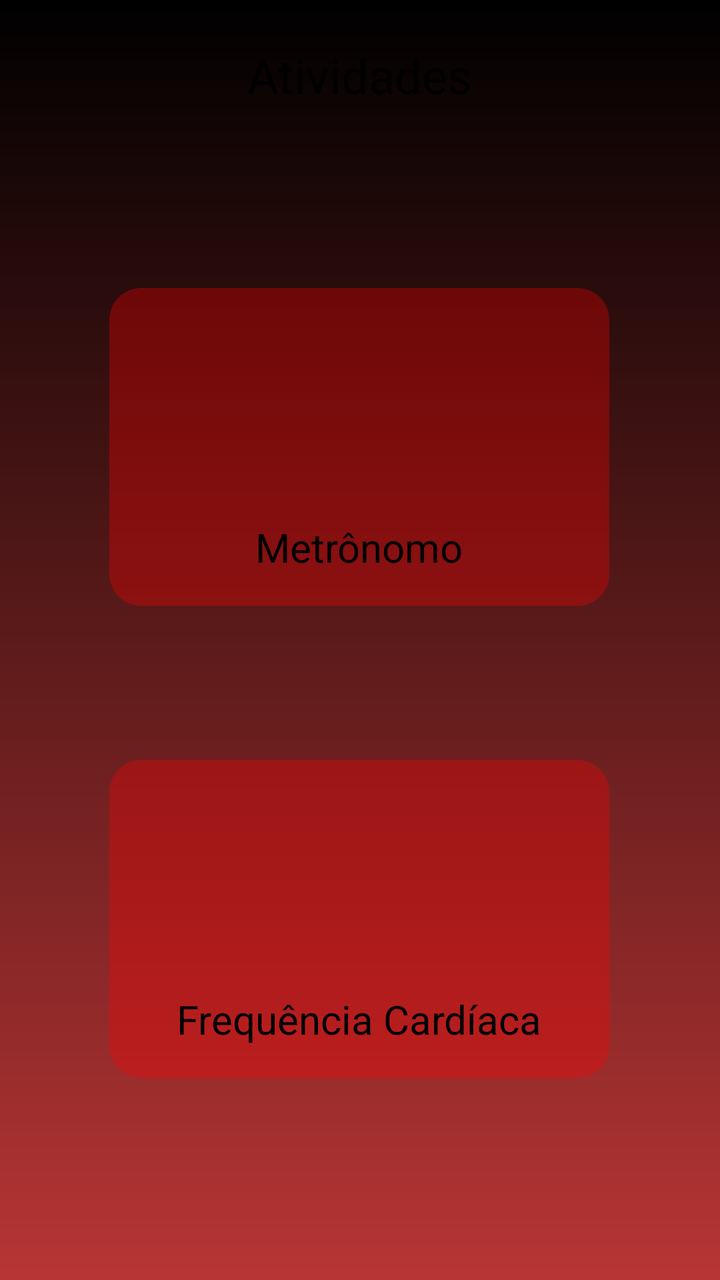
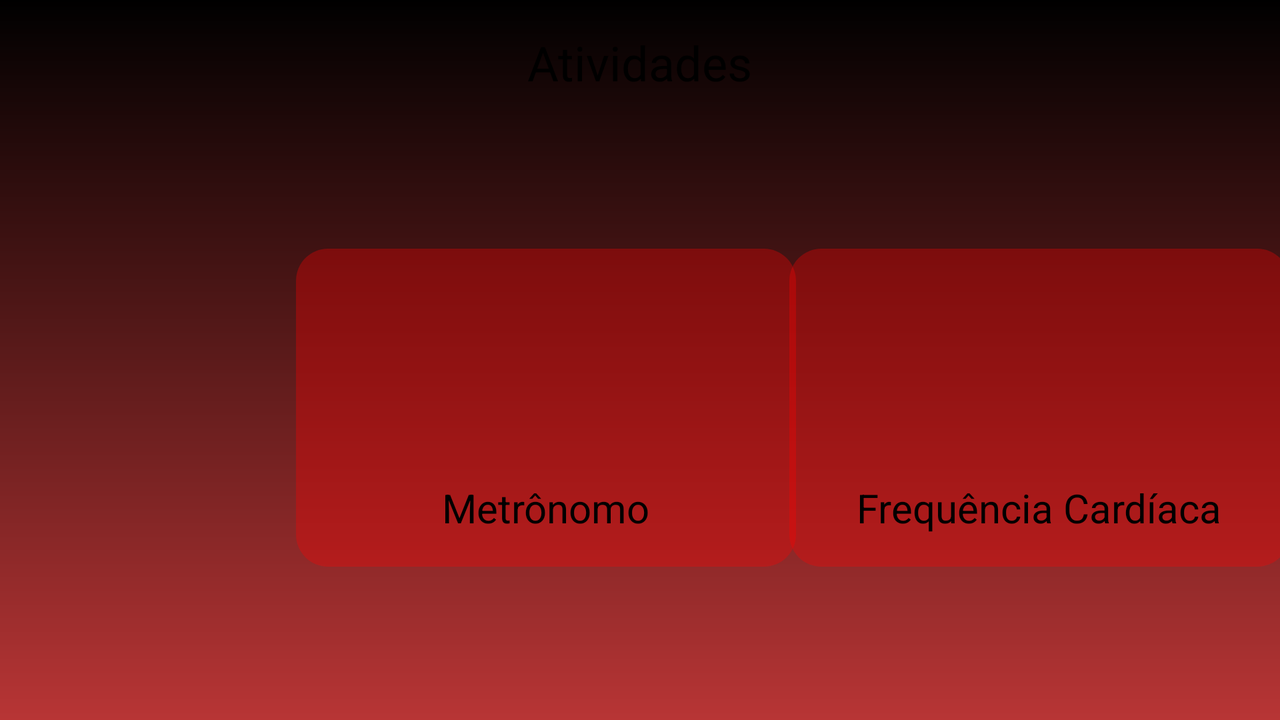

Compare how this app lays out the same screen by default and in its alternative resource folder. The renders come first, then the two layout files and the values they reference.
<!-- AndroidManifest.xml: activity theme AppTheme.NoActionBar -->
<!-- res/layout/activity_frequency.xml -->
<?xml version="1.0" encoding="utf-8"?>
<androidx.constraintlayout.widget.ConstraintLayout xmlns:android="http://schemas.android.com/apk/res/android"
    xmlns:app="http://schemas.android.com/apk/res-auto"
    xmlns:tools="http://schemas.android.com/tools"
    android:layout_width="match_parent"
    android:layout_height="match_parent"
    android:background="@drawable/background_gradient"
    tools:context=".FrequencyActivity">

    <TextView
        android:id="@+id/textView13"
        android:layout_width="wrap_content"
        android:layout_height="wrap_content"
        android:layout_marginTop="8dp"
        android:text="Atividades"
        android:textSize="24sp"
        app:layout_constraintBottom_toBottomOf="parent"
        app:layout_constraintEnd_toEndOf="parent"
        app:layout_constraintStart_toStartOf="parent"
        app:layout_constraintTop_toTopOf="parent"
        app:layout_constraintVertical_bias="0.022" />

    <ImageButton
        android:id="@+id/configButton"
        android:layout_width="44dp"
        android:layout_height="44dp"
        android:background="@null"
        android:scaleType="fitStart"
        app:layout_constraintBottom_toBottomOf="parent"
        app:layout_constraintEnd_toEndOf="parent"
        app:layout_constraintHorizontal_bias="0.043"
        app:layout_constraintStart_toStartOf="parent"
        app:layout_constraintTop_toTopOf="parent"
        app:layout_constraintVertical_bias="0.023"
        app:srcCompat="@drawable/ic_baseline_settings_24" />

    <androidx.constraintlayout.widget.ConstraintLayout
        android:id="@+id/metronom_container"
        android:layout_width="250dp"
        android:layout_height="wrap_content"
        android:layout_marginTop="144dp"
        android:background="@drawable/rounded_background"
        app:layout_constraintEnd_toEndOf="parent"
        android:padding="16dp"
        app:layout_constraintHorizontal_bias="0.496"
        app:layout_constraintStart_toStartOf="parent"
        app:layout_constraintTop_toTopOf="parent">

        
        <ImageButton
            android:id="@+id/metronomoButton"
            android:layout_width="100dp"
            android:layout_height="100dp"
            android:background="@null"
            android:scaleType="fitCenter"
            app:layout_constraintEnd_toEndOf="parent"
            app:layout_constraintStart_toStartOf="parent"
            app:layout_constraintTop_toTopOf="parent"
            app:srcCompat="@drawable/clock_lines_svgrepo_com" />

        
        <TextView
            android:id="@+id/cyclingText"
            android:layout_width="wrap_content"
            android:layout_height="wrap_content"
            android:text="Metrônomo"
            android:textSize="20sp"
            app:layout_constraintEnd_toEndOf="@id/metronomoButton"
            app:layout_constraintStart_toStartOf="@id/metronomoButton"
            app:layout_constraintTop_toBottomOf="@id/metronomoButton" />
    </androidx.constraintlayout.widget.ConstraintLayout>

    <androidx.constraintlayout.widget.ConstraintLayout
        android:id="@+id/heartrate_container"
        android:layout_width="250dp"
        android:layout_height="wrap_content"
        android:layout_marginTop="380dp"
        android:padding="16dp"
        android:background="@drawable/rounded_background"
        app:layout_constraintEnd_toEndOf="@+id/metronom_container"
        app:layout_constraintHorizontal_bias="0.496"
        app:layout_constraintStart_toStartOf="@+id/metronom_container"
        app:layout_constraintTop_toTopOf="parent">

        
        <ImageButton
            android:id="@+id/hearRateButton"
            android:layout_width="100dp"
            android:layout_height="100dp"
            android:background="@null"
            android:scaleType="fitCenter"
            app:layout_constraintEnd_toEndOf="parent"
            app:layout_constraintStart_toStartOf="parent"
            app:layout_constraintTop_toTopOf="parent"
            app:srcCompat="@drawable/heart_rate_svgrepo" />

        
        <TextView
            android:id="@+id/natacaoText"
            android:layout_width="wrap_content"
            android:layout_height="wrap_content"
            android:text="Frequência Cardíaca"
            android:textSize="20sp"
            app:layout_constraintEnd_toEndOf="@id/hearRateButton"
            app:layout_constraintStart_toStartOf="@id/hearRateButton"
            app:layout_constraintTop_toBottomOf="@id/hearRateButton" />
    </androidx.constraintlayout.widget.ConstraintLayout>


























</androidx.constraintlayout.widget.ConstraintLayout>
<!-- resources referenced by this layout -->
<resources>
  <!-- drawable background_gradient (drawable) -->
  <?xml version="1.0" encoding="utf-8"?>
  <shape xmlns:android="http://schemas.android.com/apk/res/android">
      <gradient
          android:startColor="#B83535"
          android:endColor="#000000"
          android:angle="90"/>  
  </shape>
  <!-- drawable clock_lines_svgrepo_com (drawable) -->
  <vector xmlns:android="http://schemas.android.com/apk/res/android"
      android:width="800dp"
      android:height="800dp"
      android:viewportWidth="24"
      android:viewportHeight="24">
    <path
        android:pathData="M5.062,12C5.554,8.054 8.92,5 13,5C17.418,5 21,8.582 21,13C21,17.418 17.418,21 13,21H8M13,13V9M11,3H15M3,15H8M5,18H10"
        android:strokeLineJoin="round"
        android:strokeWidth="2"
        android:fillColor="#00000000"
        android:strokeColor="#ffffff"
        android:strokeLineCap="round"/>
  </vector>
  <!-- drawable heart_rate_svgrepo: vector/xml drawable (drawable, 2106 chars, omitted) -->
  <!-- drawable rounded_background (drawable) -->
  <?xml version="1.0" encoding="utf-8"?>
  <shape xmlns:android="http://schemas.android.com/apk/res/android">
      <solid android:color="#51FF0000"/> 
      <corners android:radius="16dp"/> 
  </shape>
</resources>
<!-- res/layout-land/activity_frequency.xml (the repository's variant of the layout above) -->
<!-- drawn on the phone turned sideways -->
<?xml version="1.0" encoding="utf-8"?>
<androidx.constraintlayout.widget.ConstraintLayout xmlns:android="http://schemas.android.com/apk/res/android"
    xmlns:app="http://schemas.android.com/apk/res-auto"
    xmlns:tools="http://schemas.android.com/tools"
    android:layout_width="match_parent"
    android:layout_height="match_parent"
    android:background="@drawable/background_gradient"
    tools:context=".FrequencyActivity">

    <TextView
        android:id="@+id/textView13"
        android:layout_width="wrap_content"
        android:layout_height="wrap_content"
        android:layout_marginTop="8dp"
        android:text="Atividades"
        android:textSize="24sp"
        app:layout_constraintBottom_toBottomOf="parent"
        app:layout_constraintEnd_toEndOf="parent"
        app:layout_constraintStart_toStartOf="parent"
        app:layout_constraintTop_toTopOf="parent"
        app:layout_constraintVertical_bias="0.022" />

    <ImageButton
        android:id="@+id/configButton"
        android:layout_width="44dp"
        android:layout_height="44dp"
        android:background="@null"
        android:scaleType="fitStart"
        app:layout_constraintBottom_toBottomOf="parent"
        app:layout_constraintEnd_toEndOf="parent"
        app:layout_constraintHorizontal_bias="0.043"
        app:layout_constraintStart_toStartOf="parent"
        app:layout_constraintTop_toTopOf="parent"
        app:layout_constraintVertical_bias="0.023"
        app:srcCompat="@drawable/ic_baseline_settings_24" />

    <androidx.constraintlayout.widget.ConstraintLayout
        android:id="@+id/metronom_container"
        android:layout_width="250dp"
        android:layout_height="wrap_content"
        android:layout_marginStart="148dp"
        android:layout_marginTop="76dp"
        android:background="@drawable/rounded_background"
        android:padding="16dp"
        app:layout_constraintBottom_toBottomOf="parent"
        app:layout_constraintStart_toStartOf="parent"
        app:layout_constraintTop_toBottomOf="@+id/textView13"
        app:layout_constraintVertical_bias="0.015">

        
        <ImageButton
            android:id="@+id/metronomoButton"
            android:layout_width="100dp"
            android:layout_height="100dp"
            android:background="@null"
            android:scaleType="fitCenter"
            app:layout_constraintEnd_toEndOf="parent"
            app:layout_constraintStart_toStartOf="parent"
            app:layout_constraintTop_toTopOf="parent"
            app:srcCompat="@drawable/clock_lines_svgrepo_com" />

        
        <TextView
            android:id="@+id/cyclingText"
            android:layout_width="wrap_content"
            android:layout_height="wrap_content"
            android:text="Metrônomo"
            android:textSize="20sp"
            app:layout_constraintEnd_toEndOf="@id/metronomoButton"
            app:layout_constraintStart_toStartOf="@id/metronomoButton"
            app:layout_constraintTop_toBottomOf="@id/metronomoButton" />
    </androidx.constraintlayout.widget.ConstraintLayout>

    <androidx.constraintlayout.widget.ConstraintLayout
        android:id="@+id/heartrate_container"
        android:layout_width="250dp"
        android:layout_height="wrap_content"
        android:layout_marginTop="76dp"
        android:background="@drawable/rounded_background"
        android:padding="16dp"
        app:layout_constraintBottom_toBottomOf="parent"
        app:layout_constraintEnd_toEndOf="parent"
        app:layout_constraintHorizontal_bias="0.433"
        app:layout_constraintStart_toEndOf="@+id/metronom_container"
        app:layout_constraintTop_toBottomOf="@+id/textView13"
        app:layout_constraintVertical_bias="0.015">

        
        <ImageButton
            android:id="@+id/hearRateButton"
            android:layout_width="100dp"
            android:layout_height="100dp"
            android:background="@null"
            android:scaleType="fitCenter"
            app:layout_constraintEnd_toEndOf="parent"
            app:layout_constraintStart_toStartOf="parent"
            app:layout_constraintTop_toTopOf="parent"
            app:srcCompat="@drawable/heart_rate_svgrepo" />

        
        <TextView
            android:id="@+id/natacaoText"
            android:layout_width="wrap_content"
            android:layout_height="wrap_content"
            android:text="Frequência Cardíaca"
            android:textSize="20sp"
            app:layout_constraintEnd_toEndOf="@id/hearRateButton"
            app:layout_constraintStart_toStartOf="@id/hearRateButton"
            app:layout_constraintTop_toBottomOf="@id/hearRateButton" />
    </androidx.constraintlayout.widget.ConstraintLayout>
</androidx.constraintlayout.widget.ConstraintLayout>
